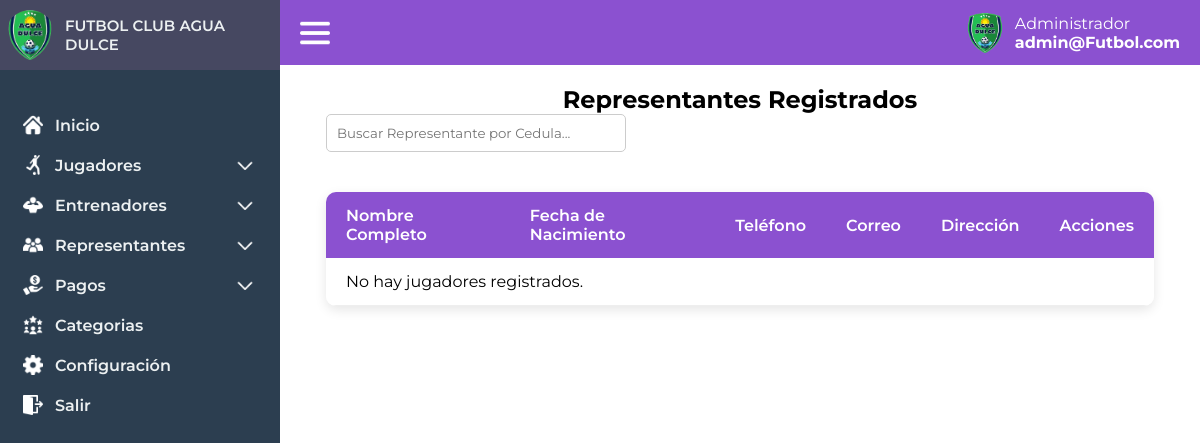
The app's page /administrador/representantes_lista (signed in), older data.
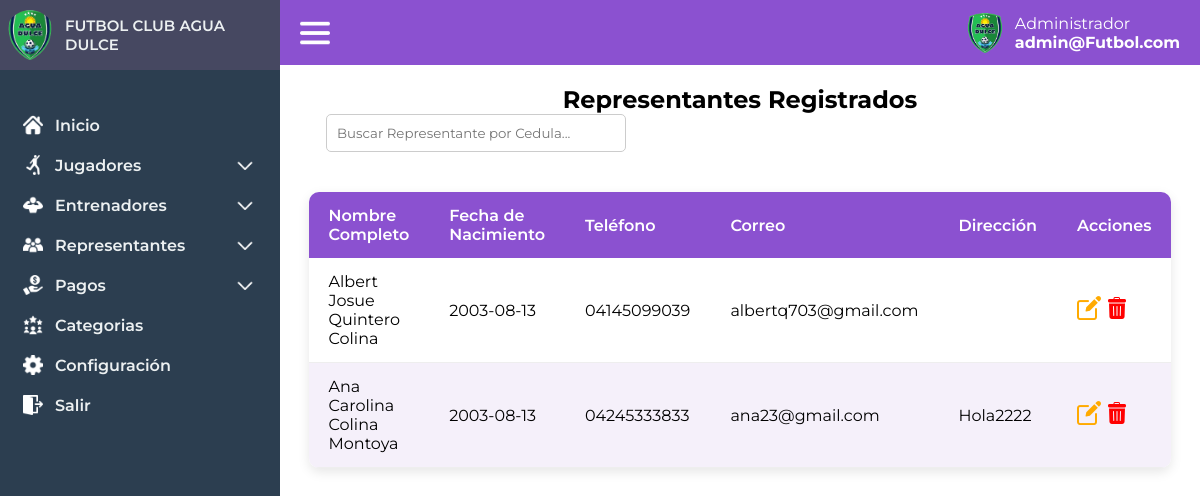
The same page, newer data.
### tables this page shows
CREATE TABLE `representantes` (
  `id` int(11) NOT NULL,
  `nombre_completo` varchar(100) NOT NULL,
  `fecha_nacimiento` date NOT NULL,
  `cedula` varchar(20) NOT NULL,
  `telefono` varchar(20) DEFAULT NULL,
  `correo` varchar(100) DEFAULT NULL,
  `direccion` text DEFAULT NULL,
  `foto` varchar(255) NOT NULL,
  `id_usuario` int(11) DEFAULT NULL,
  `passwordp` varchar(255) NOT NULL
);

### controlador/vistas.php (called while the page is built, shortened)
<?php
class vistas
{
    function vistan($vista){
        require "vistas/".$vista.".php";
    }
}
?>

### controlador/administrador.php (called while the page is built, shortened)
<?php
require_once "modelo/adminmodel.php";
class administrador extends vistas{
        public function representantes_lista(){
            $this->jugadores = adminModel::getAllRepresentatives();
            $this->vistan('administrador/representative_list');
        }
}
?>

### modelo/database.php (called while the page is built, shortened)
<?php
    class Database
    {
        public static function getDatabase(){
            try {
                $db = new PDO("mysql:host=localhost;dbname=futbolclub", "root", "");
                return $db;
            } catch (Exception $e) {
                return false;
            }
        }
    }
    ?>

### modelo/adminmodel.php (called while the page is built, shortened)
<?php
    require_once "database.php";
    class adminModel extends Database
    {
    public static function getAllRepresentatives() {
        try {
            $stmt = Database::getDatabase()->prepare("SELECT * FROM representantes ORDER BY nombre_completo");
            $stmt->execute();
            return $stmt->fetchAll(PDO::FETCH_ASSOC);
        } catch (PDOException $e) {
            return [];
        }
    }
}
?>

### vistas/administrador/representative_list.php (the view, shortened to what this page needs)
<!DOCTYPE html>
<html lang="es">
<head>
    <link rel="stylesheet" href="/FutbolClub/assets/css/index.css">
    <link rel="stylesheet" href="/FutbolClub/assets/css/players.css">
    <link rel="stylesheet" href="/FutbolClub/assets/css/toastr.min.css">
</head>
<body>
     <?php include("vistas/layout/header.php") ?>
    <main class="index-main" id="index-main">
    <?php include('vistas/layout/session.php'); ?>
        <div class="playerlist-container">
            <h2>Representantes Registrados</h2>
            <div class="playerlist-actions">
                <input type="text" id="search-player" placeholder="Buscar Representante por Cedula..." onkeyup="filtrarTabla()">
            </div>
            <table class="player-table" id="player-table">
                <thead>
                    <tr>
                        <th>Nombre Completo</th>
                        <th>Fecha de Nacimiento</th>
                        <th>Teléfono</th>
                        <th>Correo</th>
                        <th>Dirección</th>
                        <th>Acciones</th>
                    </tr>
                </thead>
                <tbody id="player-list">
                    <?php
        if (empty($this->jugadores)) {
            echo '<tr><td colspan="6">No hay jugadores registrados.</td></tr>';
        } else {
            foreach ($this->jugadores as $jugador) {
                echo '<tr>';
                echo '<td>' . htmlspecialchars($jugador['nombre_completo']) . '</td>';
                echo '<td>' . htmlspecialchars($jugador['fecha_nacimiento']) . '</td>';
                echo '<td>' . htmlspecialchars($jugador['telefono']) . '</td>';
                echo '<td>' . htmlspecialchars($jugador['correo']) . '</td>';
                echo '<td>' . htmlspecialchars($jugador['direccion']) . '</td>';
                echo '<td>
                        <a class="edit-representative" data-id="' . htmlspecialchars($jugador['id']) . '"><img src="/FutbolClub/assets/img/editar.png" alt=""></a>
                        <a class="delete-representative" data-id="' . htmlspecialchars($jugador['cedula']) . '" data-name="' . htmlspecialchars($jugador['nombre_completo']) . '"><img src="/FutbolClub/assets/img/papelera.png" alt=""></a>
                      </td>';
                echo '</tr>';
            }
        }
        ?>
                </tbody>
            </table>
        </div>
    </main>
</body>
</html>

Row changes from the older to the newer data that the page shows:
added representantes: nombre_completo "Albert Josue Quintero Colina", fecha_nacimiento "2003-08-13", telefono "04145099039", correo "albertq703@gmail.com"
added representantes: nombre_completo "Ana Carolina Colina Montoya", fecha_nacimiento "2003-08-13", telefono "04245333833", correo "ana23@gmail.com", direccion "Hola2222"
Text that changed along with them:
text no longer shown: "No hay jugadores registrados."
